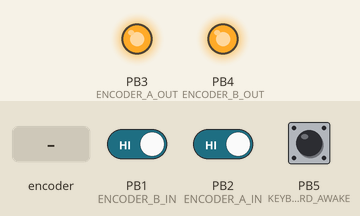
Recording of a sketch running on a simulated ATtiny85, built with avr-gcc and run on an emulated ATtiny85. Parts: output pins drawn as LEDs (lit = HIGH). Dashed ring = blinking. Inputs (shaded band) come from the test bench; at power-on: PB5 (KEYBOARD_AWAKE) LOW, PB1 (ENCODER_B_IN) HIGH, PB2 (ENCODER_A_IN) HIGH. Sleep ends after the set time or at an interrupt; pins used as bus, display or sensor lines are not drawn.

Above: at 1.2 s.
1.3 s: rotary encoder on PB2 (ENCODER_A_IN) / PB1 (ENCODER_B_IN) turned 3 steps (first pin leading)
At 1.5 s:
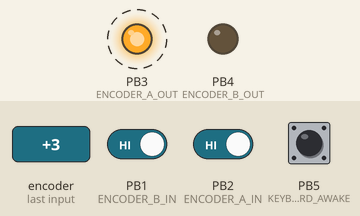
3.4 s: PB5 (KEYBOARD_AWAKE) pulled HIGH for 0.15 s
Timing chart, 0 to 6.4 s (numbered marks = the images above; inputs shaded):
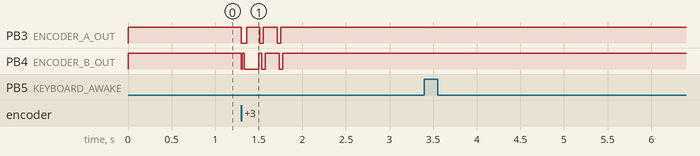

The sketch:

attiny85.ino
```cpp
#include <avr/interrupt.h>
#include <avr/power.h>
#include <avr/sleep.h>
#include <avr/wdt.h>

// Mappings for all the pins we actually use (using the PBX notation, not the
// physical pin on the chip)
#define ENCODER_A_IN    2
#define ENCODER_B_IN    1
#define KEY_TRIGGER     0
#define ENCODER_A_OUT   3
#define ENCODER_B_OUT   4
#define KEYBOARD_AWAKE  5

// C macro stuff so you can change pins easily and still arm the right IRQ
#define INTERRUPT_FOR_PIN_HIDDEN(a, b) a##b
#define INTERRUPT_FOR_PIN(pin) INTERRUPT_FOR_PIN_HIDDEN(PCINT, pin)
#define ENCODER_A_INTERRUPT INTERRUPT_FOR_PIN(ENCODER_A_IN)
#define ENCODER_B_INTERRUPT INTERRUPT_FOR_PIN(ENCODER_B_IN)
#define KEYBOARD_AWAKE_INTERRUPT INTERRUPT_FOR_PIN(KEYBOARD_AWAKE)

// This number will continually increase and wrap around - this way if an IRQ
// happens while we're waking up the keyboard we'll detect it later and then
// flush the current state ASAP. It is unlikely we'll get 256 irqs before we
// finish a full loop so this should be sufficient bits.
volatile uint8_t irq_number = 0;

ISR(PCINT0_vect) { irq_number++; }

void setup() {
  // Turnoff the watchdog, brownout and ADC, we don't need them to save more
  // power
  wdt_disable();
  sleep_bod_disable();
  power_adc_disable();
  ADCSRA &= ~(1 << ADEN);

  // The encoder A/B pins need to be pulled up
  pinMode(ENCODER_A_IN, INPUT_PULLUP);
  pinMode(ENCODER_B_IN, INPUT_PULLUP);

  // The output pins where we will mirror the input.
  pinMode(ENCODER_A_OUT, OUTPUT);
  pinMode(ENCODER_B_OUT, OUTPUT);

  // Copy the current value of the encoder across to the output
  digitalWrite(ENCODER_A_OUT, digitalRead(ENCODER_A_IN));
  digitalWrite(ENCODER_B_OUT, digitalRead(ENCODER_B_IN));

  // Arm the input that lets us know if the keyboard is awake.
  pinMode(KEYBOARD_AWAKE, INPUT);

  // Arm the output that lets us wake the keyboard
  pinMode(KEY_TRIGGER, OUTPUT);
  digitalWrite(KEY_TRIGGER, LOW);

  // Turn off interrupts while we arm things
  cli();

  PCMSK |= bit(ENCODER_A_INTERRUPT) | bit(ENCODER_B_INTERRUPT) |
           bit(KEYBOARD_AWAKE_INTERRUPT);
  GIMSK |= bit(PCIE);

  // Re-enable them
  sei();
}

uint8_t last_encoder_a_state = 0;
uint8_t last_encoder_b_state = 0;
uint8_t last_keyboard_awake = 0;

uint8_t updated_irq_number = 0;

void loop() {
  // Pause interrupts while we see if we can sleep
  cli();

  // If our local irq number matches the one from the ISR, we can go to sleep
  // because there's nothing to do.
  if (irq_number == updated_irq_number) {
    // Go to deep sleep for maximal power savings.
    set_sleep_mode(SLEEP_MODE_PWR_DOWN);

    // Put our output pins into input mode so they don't do anything
    if (!last_keyboard_awake) {
      pinMode(ENCODER_A_OUT, INPUT_PULLUP);
      pinMode(ENCODER_B_OUT, INPUT_PULLUP);
    }

    sleep_enable();
    // Re-arm interrupts.
    sei();

    // Wait for IRQ
    sleep_cpu();

    // Turn off sleep
    sleep_disable();

    // Awaken the output pins to go back to output mode, and put them into the
    // last state we knew of.
    if (!last_keyboard_awake) {
      pinMode(ENCODER_A_OUT, OUTPUT);
      pinMode(ENCODER_B_OUT, OUTPUT);
      digitalWrite(ENCODER_A_OUT, last_encoder_a_state);
      digitalWrite(ENCODER_B_OUT, last_encoder_b_state);
    }

    // Re-pause the interrupts to we exit this branch as we entered
    cli();
  }

  // By delaying for a bit, we let the signals de-bounce a little
  delayMicroseconds(25);

  // Read all the signals, and grab the current IRQ number so we can track if it
  // changed on us while we are continuing to process stuff.
  uint8_t encoder_a_state = digitalRead(ENCODER_A_IN);
  uint8_t encoder_b_state = digitalRead(ENCODER_B_IN);
  uint8_t keyboard_awake = digitalRead(KEYBOARD_AWAKE);
  updated_irq_number = irq_number;

  // Re-arm interrupts
  sei();

  // Figure out if the encoder changed.
  uint8_t encoder_state_changed = ((encoder_a_state != last_encoder_a_state) ||
                                   (encoder_b_state != last_encoder_b_state));

  // Check the state of the keyboard being awake - if it wasn't, then we need to
  // write to the shift key to bring it back alive.
  if (encoder_state_changed && !keyboard_awake) {
    digitalWrite(KEY_TRIGGER, HIGH);
    delay(5);
    digitalWrite(KEY_TRIGGER, LOW);
    delay(5);

    // We need to simulate the delay of the first rotation, so emit the current
    // value of whatever changed first, then after an appropriate time output
    // the new other value (that'll happen in the main part of this update loop,
    // so we can be lazy and only do one side of it now)
    if (encoder_a_state != last_encoder_a_state) {
      encoder_b_state = digitalRead(ENCODER_B_IN);
      digitalWrite(ENCODER_A_OUT, encoder_a_state);
    } else {
      encoder_a_state = digitalRead(ENCODER_A_IN);
      digitalWrite(ENCODER_B_OUT, encoder_b_state);
    }
    delay(5);
  }

  // Update the output state.
  digitalWrite(ENCODER_A_OUT, encoder_a_state);
  digitalWrite(ENCODER_B_OUT, encoder_b_state);

  // Copy the state into the last state for the next loop
  last_encoder_a_state = encoder_a_state;
  last_encoder_b_state = encoder_b_state;
  last_keyboard_awake = keyboard_awake;
}
```

Measured:
- after the input at 1.3 s, PB3 (ENCODER_A_OUT): alternates HIGH for 0.16 s and LOW for 0.04 s, 6 changes in all, then stays HIGH, starting at once
